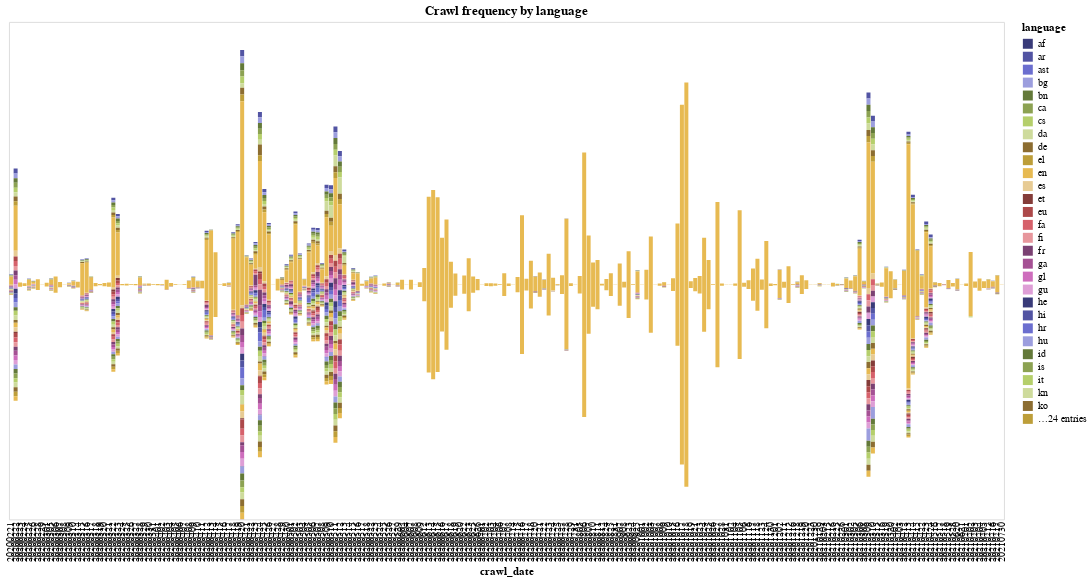

Here is the notebook cell this chart was saved with:
### Code cell
# Another example of altair chart, in the form of a flowchart
alt.data_transformers.disable_max_rows()

selection = alt.selection_multi(fields=['language'], bind='legend')

crawl_lang_twitter = (
    alt.Chart(twitter_byCrawlDate_byLanguageAndDomain)
        .mark_bar()
        .encode(
            alt.Tooltip("language"),
            alt.X('crawl_date:O',
                axis=alt.Axis(domain=False, tickSize=0)
            ),
            alt.Y('0:Q', stack='center', axis=None),
            alt.Color('language:N',
                scale=alt.Scale(scheme='category20b'),
            ),
            opacity=alt.condition(selection, alt.value(1), alt.value(0.2))
    ).interactive().add_selection(
            selection
        )
)

crawl_lang_twitter.properties(width=1000, height=500, title="Crawl frequency by language")

### Figure 1 — Vega-Lite specification as saved in the notebook (floating-point values rounded to 4 significant figures; data arrays with more than 128 entries replaced by an {"elided": "..."} marker saying what was removed)
{"config": {"view": {"continuousWidth": 400, "continuousHeight": 300}}, "data": {"name": "data-bbc4ecce1a7d49f7dba7e90a5b47b9f1"}, "mark": "bar", "encoding": {"color": {"type": "nominal", "field": "language", "scale": {"scheme": "category20b"}}, "opacity": {"condition": {"value": 1, "selection": "selector005"}, "value": 0.2}, "tooltip": {"type": "nominal", "field": "language"}, "x": {"type": "ordinal", "axis": {"domain": false, "tickSize": 0}, "field": "crawl_date"}, "y": {"type": "quantitative", "axis": null, "field": "0", "stack": "center"}}, "height": 500, "selection": {"selector006": {"type": "interval", "bind": "scales", "encodings": ["x", "y"]}, "selector005": {"type": "multi", "fields": ["language"], "bind": "legend"}}, "title": "Crawl frequency by language", "width": 1000, "$schema": "https://vega.github.io/schema/vega-lite/v4.8.1.json", "datasets": {"data-bbc4ecce1a7d49f7dba7e90a5b47b9f1": {"elided": "3630 records"}}}
